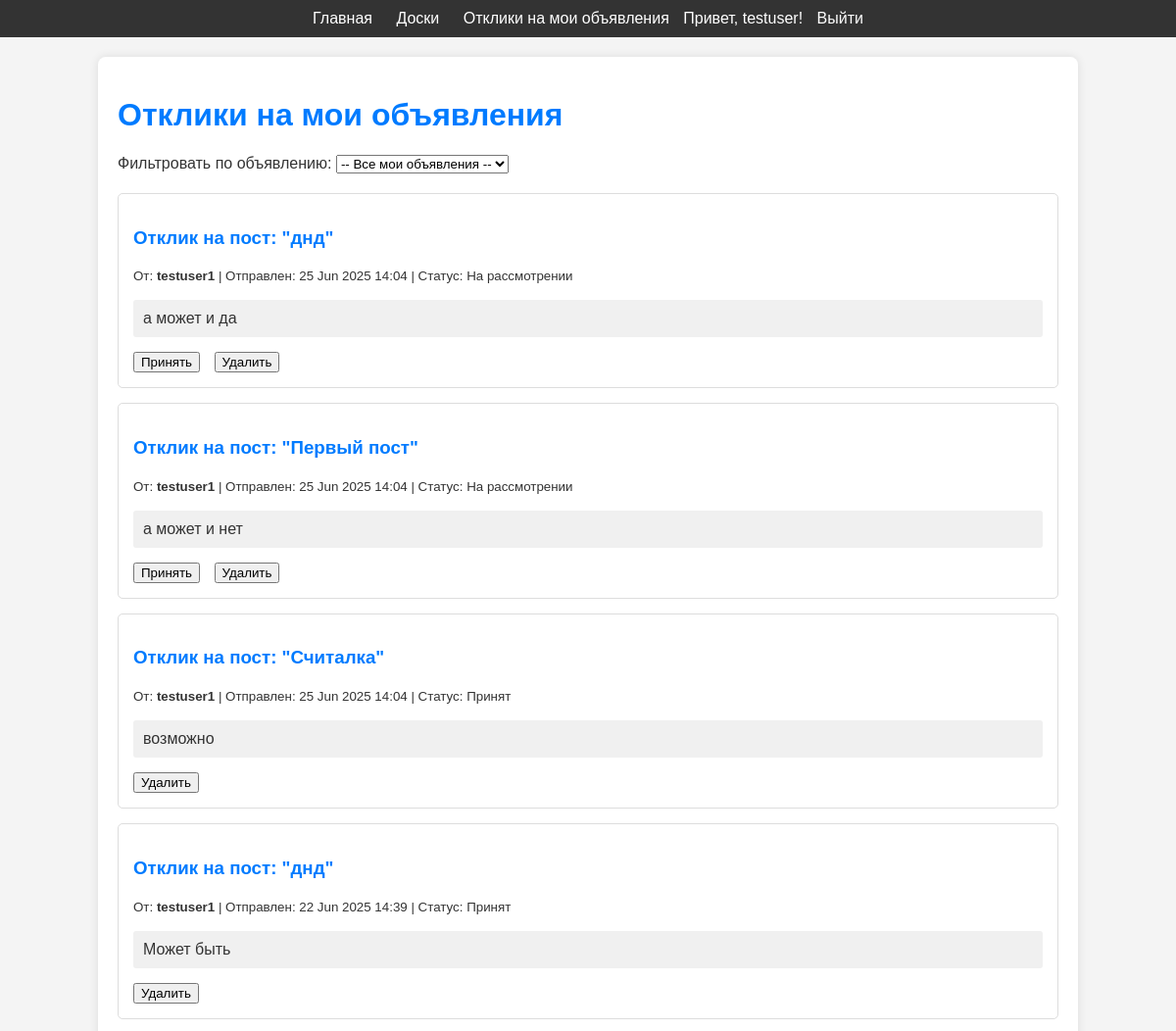
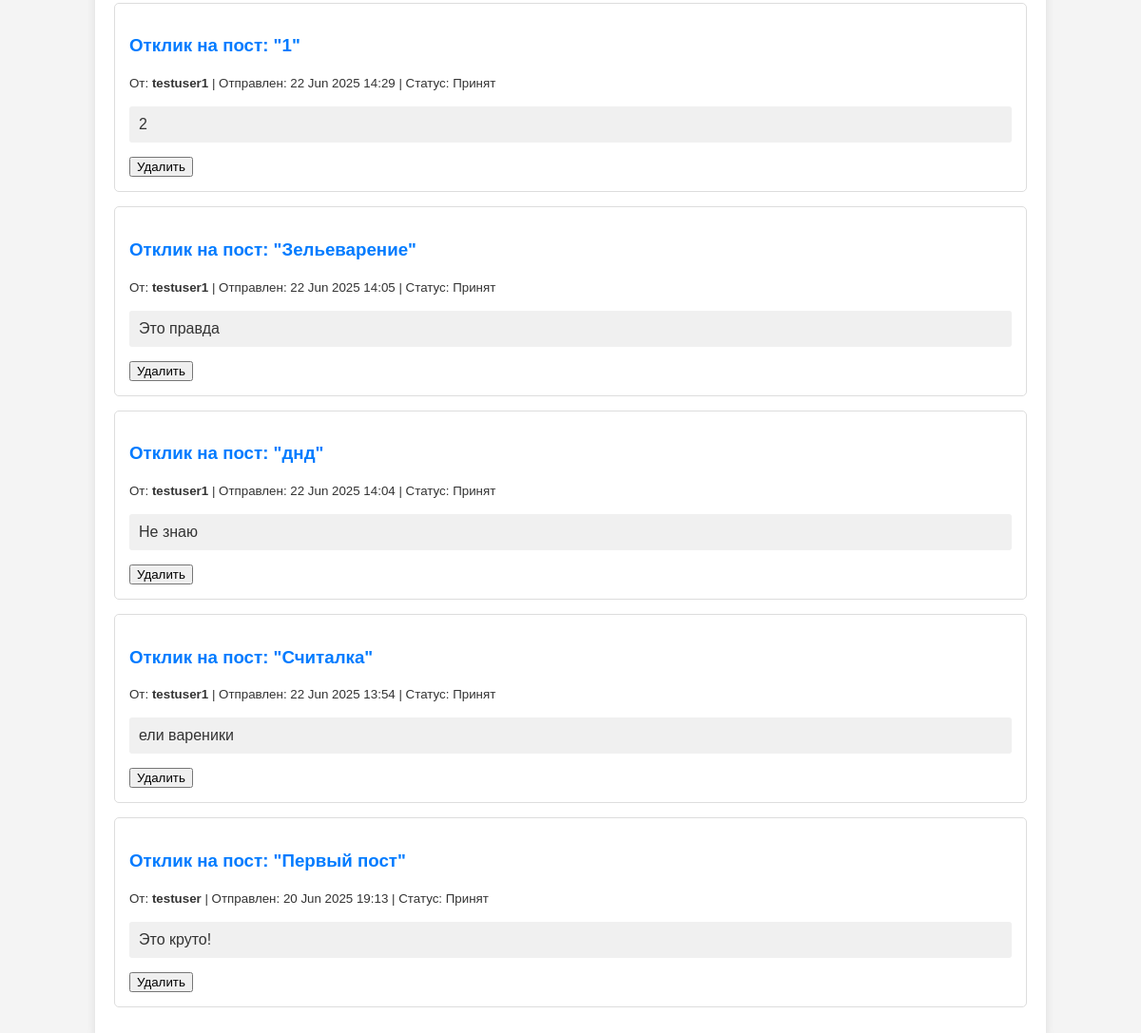
The page /boards/my-posts-responses/ (signed in) on the database its author committed (2 pictures, top to bottom).
### boards/models.py (models this page shows, shortened)
class Response(models.Model):
    post = models.ForeignKey(Post, on_delete=models.CASCADE, related_name='responses', verbose_name="Объявление")
    author = models.ForeignKey(User, on_delete=models.CASCADE, related_name='responses', verbose_name="Автор отклика")
    content = CKEditor5Field(verbose_name="Текст отклика", config_name='default') # <-- ИЗМЕНЕНО: text на content, и тип на CKEditor5Field
    created_at = models.DateTimeField(auto_now_add=True, verbose_name="Дата создания")
    is_accepted = models.BooleanField(default=False, verbose_name="Принят ли отклик")
    updated_at = models.DateTimeField(auto_now=True, verbose_name="Дата последнего обновления")
    class Meta:
        verbose_name = "Отклик"
        verbose_name_plural = "Отклики"
        ordering = ['created_at'] # Сортировка по дате создания (старые сверху)

class Post(models.Model):
    title = models.CharField(max_length=200, verbose_name="Заголовок поста")
    content = CKEditor5Field(verbose_name="Содержимое поста", config_name='default') # Используем 'default' для простоты, как в настройках
    created_at = models.DateTimeField(auto_now_add=True, verbose_name="Дата создания")
    updated_at = models.DateTimeField(auto_now=True, verbose_name="Дата последнего обновления")
    author = models.ForeignKey(User, on_delete=models.CASCADE, related_name='posts', verbose_name="Автор")
    board = models.ForeignKey(Board, on_delete=models.CASCADE, related_name='posts', verbose_name="Доска")
    views = models.PositiveIntegerField(default=0, verbose_name="Количество просмотров") # Переименовал views_count в views для консистентности
    class Meta:
        verbose_name = "Пост"
        verbose_name_plural = "Посты"
        ordering = ['-created_at'] # Сортировка по дате создания (новые сверху)

### boards/views.py (the view, shortened to what this page needs)
# urls.py: path('my-posts-responses/', views.my_posts_responses_view, name='my_posts_responses'),
@login_required
def my_posts_responses_view(request):
    user_posts = Post.objects.filter(author=request.user).order_by('-created_at')
    selected_post_id = request.GET.get('post') # Получаем ID поста из GET-параметра
    responses = Response.objects.filter(post__author=request.user).order_by('-created_at')
    context = {
        'user_posts': user_posts,
        'responses': responses,
        'selected_post_id': selected_post_id,
        'has_responses': responses.exists(),
    }
    return render(request, 'boards/my_posts_responses.html', context)

### templates/boards/my_posts_responses.html (shortened to what this page needs)
{% extends 'base.html' %}
{% block content %}
    <h1>Отклики на мои объявления</h1>
    <div class="filter-section" style="margin-bottom: 20px;">
        <form method="get" action="{% url 'boards:my_posts_responses' %}">
            <label for="post-filter">Фильтровать по объявлению:</label>
            <select name="post" id="post-filter" onchange="this.form.submit()">
                <option value="">-- Все мои объявления --</option>
            </select>
        </form>
    </div>
    {% if responses %}
        <div class="list-group">
            {% for response in responses %}
                <div class="list-group-item" style="margin-bottom: 15px; border: 1px solid #ddd; padding: 15px; border-radius: 5px;">
                    <h3>
                        <a href="{% url 'boards:post_detail' board_pk=response.post.board.pk post_pk=response.post.pk %}">
                            Отклик на пост: "{{ response.post.title }}"
                        </a>
                    </h3>
                    <p>
                        <small>
                            От: <strong>{{ response.author.username }}</strong> |
                            Отправлен: {{ response.created_at|date:"d M Y H:i" }} |
                            Статус:
                            {% if response.is_accepted %}
                                <span class="badge bg-success">Принят</span>
                            {% else %}
                                <span class="badge bg-warning text-dark">На рассмотрении</span>
                            {% endif %}
                        </small>
                    </p>
                    <div class="response-content" style="margin-top: 10px; padding: 10px; background-color: #f0f0f0; border-radius: 3px;">
                        {{ response.content|safe }}
                    </div>
                    <div class="response-actions" style="margin-top: 15px;">
                        {% if not response.is_accepted %}
                            <form method="post" action="{% url 'boards:accept_response' pk=response.pk %}" style="display: inline-block; margin-right: 10px;">
                                <button type="submit" class="btn btn-success btn-sm">Принять</button>
                            </form>
                        {% endif %}
                        <form method="post" action="{% url 'boards:delete_response' pk=response.pk %}" style="display: inline-block;" onsubmit="return confirm('Вы уверены, что хотите удалить этот отклик?');">
                            <button type="submit" class="btn btn-danger btn-sm">Удалить</button>
                        </form>
                    </div>
                </div>
            {% endfor %}
        </div>
    {% else %}
        <p>На ваши объявления пока нет откликов или выбранное объявление не имеет откликов.</p>
    {% endif %}
{% endblock %}

### templates/base.html (shortened to what this page needs)
<!DOCTYPE html>
<html lang="ru">
<head>
</head>
<body>
    <div class="header">
        <a href="{% url 'home' %}">Главная</a>
        <a href="{% url 'boards:list' %}">Доски</a>
        {% if user.is_authenticated %}
            <a href="{% url 'boards:my_posts_responses' %}">Отклики на мои объявления</a>
            <span>Привет, {{ user.username }}!</span>
            <a href="{% url 'logout' %}">Выйти</a>
        {% else %}
            <a href="{% url 'register' %}">Регистрация</a>
            <a href="{% url 'login_request_code' %}">Вход</a>
        {% endif %}
    </div>
    <div class="container">
        {% block content %}{% endblock %}
    </div>
</body>
</html>

### templates/base.html (style rules this page uses)
body { font-family: Arial, sans-serif; margin: 0; padding: 0; background-color: #f4f4f4; color: #333; }
.header { background-color: #333; color: white; padding: 10px 20px; text-align: center; }
.header a { color: white; text-decoration: none; margin: 0 10px; }
.container { max-width: 960px; margin: 20px auto; padding: 20px; background-color: white; border-radius: 8px; box-shadow: 0 0 10px rgba(0,0,0,0.1); }
h1, h2 { color: #007bff; }
a { text-decoration: none; color: #007bff; }

### rows shown on the page
Response: post "днд", author.username "testuser1", created_at "25 Jun 2025 14:04", is_accepted "На рассмотрении", content "а может и да"
Response: post "Первый пост", author.username "testuser1", created_at "25 Jun 2025 14:04", is_accepted "На рассмотрении", content "а может и нет"
Response: post "Считалка", author.username "testuser1", created_at "25 Jun 2025 14:04", is_accepted "Принят", content "возможно"
Response: post "днд", author.username "testuser1", created_at "22 Jun 2025 14:39", is_accepted "Принят", content "Может быть"
Response: post "1", author.username "testuser1", created_at "22 Jun 2025 14:29", is_accepted "Принят", content "2"
Response: post "Зельеварение", author.username "testuser1", created_at "22 Jun 2025 14:05", is_accepted "Принят", content "Это правда"
Response: post "днд", author.username "testuser1", created_at "22 Jun 2025 14:04", is_accepted "Принят", content "Не знаю"
Response: post "Считалка", author.username "testuser1", created_at "22 Jun 2025 13:54", is_accepted "Принят", content "ели вареники"
Response: post "Первый пост", author.username "testuser", created_at "20 Jun 2025 19:13", is_accepted "Принят", content "Это круто!"

### other values the page prints
{{ user.username }} "testuser"
